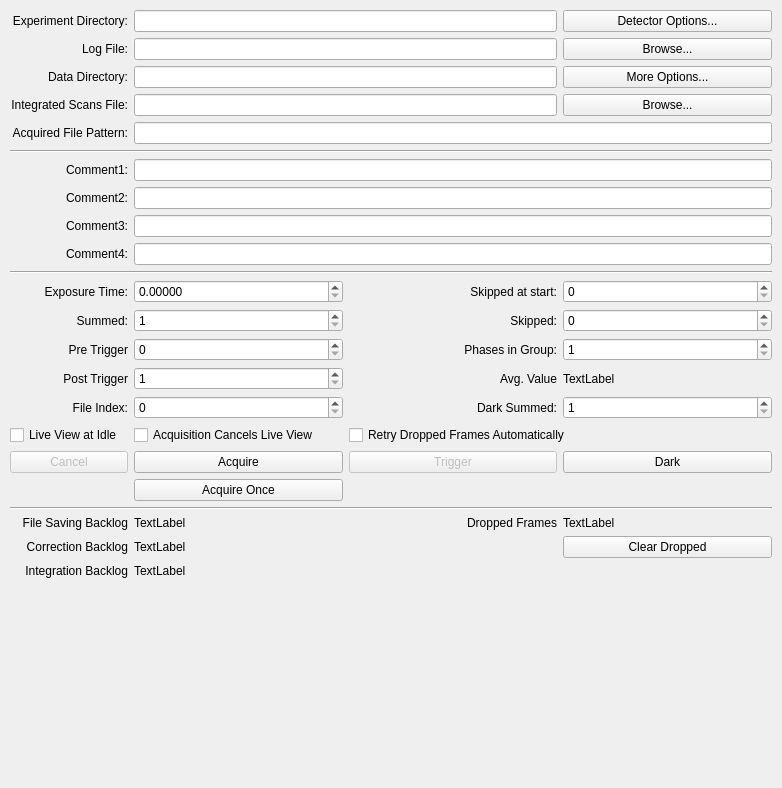
<?xml version="1.0" encoding="UTF-8"?>
<ui version="4.0">
 <class>QxrdAcquisitionDialog</class>
 <widget class="QDockWidget" name="QxrdAcquisitionDialog">
  <property name="geometry">
   <rect>
    <x>0</x>
    <y>0</y>
    <width>782</width>
    <height>788</height>
   </rect>
  </property>
  <property name="windowTitle">
   <string>A&amp;cquire</string>
  </property>
  <widget class="QWidget" name="dockWidgetContents">
   <layout class="QGridLayout" name="gridLayout">
    <property name="leftMargin">
     <number>1</number>
    </property>
    <property name="topMargin">
     <number>1</number>
    </property>
    <property name="rightMargin">
     <number>1</number>
    </property>
    <property name="bottomMargin">
     <number>1</number>
    </property>
    <item row="0" column="0">
     <widget class="QStackedWidget" name="m_AcquisitionDialogAspects">
      <property name="currentIndex">
       <number>0</number>
      </property>
      <widget class="QWidget" name="m_DetectorPage">
       <layout class="QGridLayout" name="gridLayout_2">
        <item row="14" column="3">
         <widget class="QSpinBox" name="m_SkippedExposures">
          <property name="sizePolicy">
           <sizepolicy hsizetype="Preferred" vsizetype="Fixed">
            <horstretch>1</horstretch>
            <verstretch>0</verstretch>
           </sizepolicy>
          </property>
          <property name="toolTip">
           <string>Number of exposures to skip between each saved image
Script Property: &quot;acquisition.skippedExposures&quot;
Script Function: skippedExposures()</string>
          </property>
          <property name="keyboardTracking">
           <bool>false</bool>
          </property>
          <property name="minimum">
           <number>0</number>
          </property>
          <property name="maximum">
           <number>9999999</number>
          </property>
          <property name="value">
           <number>0</number>
          </property>
         </widget>
        </item>
        <item row="22" column="0" colspan="4">
         <widget class="Line" name="line_3">
          <property name="orientation">
           <enum>Qt::Horizontal</enum>
          </property>
         </widget>
        </item>
        <item row="3" column="3">
         <widget class="QPushButton" name="m_AcquireOptionsButton">
          <property name="toolTip">
           <string>Acquisition options, such as
Location(s) where data files are saved
</string>
          </property>
          <property name="text">
           <string>More Options...</string>
          </property>
         </widget>
        </item>
        <item row="9" column="0">
         <widget class="QLabel" name="label_12">
          <property name="text">
           <string>Comment2:</string>
          </property>
          <property name="alignment">
           <set>Qt::AlignRight|Qt::AlignTrailing|Qt::AlignVCenter</set>
          </property>
         </widget>
        </item>
        <item row="16" column="0">
         <widget class="QLabel" name="label_9">
          <property name="text">
           <string>Post Trigger</string>
          </property>
          <property name="alignment">
           <set>Qt::AlignRight|Qt::AlignTrailing|Qt::AlignVCenter</set>
          </property>
         </widget>
        </item>
        <item row="16" column="1">
         <widget class="QSpinBox" name="m_PostTriggerFiles">
          <property name="sizePolicy">
           <sizepolicy hsizetype="Preferred" vsizetype="Fixed">
            <horstretch>1</horstretch>
            <verstretch>0</verstretch>
           </sizepolicy>
          </property>
          <property name="toolTip">
           <string>Total number of file groups in synchronized acquisition,
total number of images in 'conventional' acquisition
Script: &quot;acquisition.postTriggerFiles&quot;
Script Function: postTriggerFiles()</string>
          </property>
          <property name="specialValueText">
           <string/>
          </property>
          <property name="keyboardTracking">
           <bool>false</bool>
          </property>
          <property name="minimum">
           <number>1</number>
          </property>
          <property name="maximum">
           <number>9999999</number>
          </property>
          <property name="value">
           <number>1</number>
          </property>
         </widget>
        </item>
        <item row="17" column="0">
         <widget class="QLabel" name="label_5">
          <property name="text">
           <string>File Index:</string>
          </property>
          <property name="alignment">
           <set>Qt::AlignRight|Qt::AlignTrailing|Qt::AlignVCenter</set>
          </property>
         </widget>
        </item>
        <item row="3" column="0">
         <widget class="QLabel" name="label_16">
          <property name="text">
           <string>Data Directory:</string>
          </property>
          <property name="alignment">
           <set>Qt::AlignRight|Qt::AlignTrailing|Qt::AlignVCenter</set>
          </property>
         </widget>
        </item>
        <item row="10" column="1" colspan="3">
         <widget class="QLineEdit" name="m_UserComment3">
          <property name="sizePolicy">
           <sizepolicy hsizetype="Preferred" vsizetype="Fixed">
            <horstretch>1</horstretch>
            <verstretch>0</verstretch>
           </sizepolicy>
          </property>
          <property name="toolTip">
           <string>User Comment 3 (saved in data files)
Script Property: &quot;acquisition.userComment3&quot;
</string>
          </property>
         </widget>
        </item>
        <item row="23" column="3">
         <widget class="QLabel" name="m_DroppedFrames">
          <property name="toolTip">
           <string>Count of dropped frames</string>
          </property>
          <property name="text">
           <string>TextLabel</string>
          </property>
         </widget>
        </item>
        <item row="6" column="0">
         <widget class="QLabel" name="label_4">
          <property name="text">
           <string> Acquired File Pattern:</string>
          </property>
          <property name="alignment">
           <set>Qt::AlignRight|Qt::AlignTrailing|Qt::AlignVCenter</set>
          </property>
         </widget>
        </item>
        <item row="11" column="1" colspan="3">
         <widget class="QLineEdit" name="m_UserComment4">
          <property name="sizePolicy">
           <sizepolicy hsizetype="Preferred" vsizetype="Fixed">
            <horstretch>1</horstretch>
            <verstretch>0</verstretch>
           </sizepolicy>
          </property>
          <property name="toolTip">
           <string>User Comment 4 (saved in data files)
Script Property: &quot;acquisition.userComment4&quot;
</string>
          </property>
         </widget>
        </item>
        <item row="15" column="1">
         <widget class="QSpinBox" name="m_PreTriggerFiles">
          <property name="sizePolicy">
           <sizepolicy hsizetype="Preferred" vsizetype="Fixed">
            <horstretch>1</horstretch>
            <verstretch>0</verstretch>
           </sizepolicy>
          </property>
          <property name="toolTip">
           <string>Total number of pre trigger file groups in synchronized acquisition,
total number of pre trigger files in 'conventional' acquisition
Script: &quot;acquisition.preTriggerFiles&quot;
Script Function: preTriggerFiles()</string>
          </property>
          <property name="specialValueText">
           <string/>
          </property>
          <property name="keyboardTracking">
           <bool>false</bool>
          </property>
          <property name="minimum">
           <number>0</number>
          </property>
          <property name="maximum">
           <number>9999999</number>
          </property>
          <property name="value">
           <number>0</number>
          </property>
         </widget>
        </item>
        <item row="6" column="1" colspan="3">
         <widget class="QLineEdit" name="m_FilePattern">
          <property name="sizePolicy">
           <sizepolicy hsizetype="Preferred" vsizetype="Fixed">
            <horstretch>1</horstretch>
            <verstretch>0</verstretch>
           </sizepolicy>
          </property>
          <property name="toolTip">
           <string>Base File Name Pattern
Script Property: &quot;acquisition.filePattern&quot;
Script Function: filePattern()
Files: &lt;pattern&gt;-&lt;nnnnn&gt;-&lt;ppp&gt;.tif
Dark: &lt;pattern&gt;-&lt;nnnnn&gt;.dark.tif
Raw: &lt;pattern&gt;-&lt;nnnnn&gt;-&lt;ppp&gt;.raw.tif</string>
          </property>
         </widget>
        </item>
        <item row="15" column="0">
         <widget class="QLabel" name="label_11">
          <property name="text">
           <string>Pre Trigger</string>
          </property>
          <property name="alignment">
           <set>Qt::AlignRight|Qt::AlignTrailing|Qt::AlignVCenter</set>
          </property>
         </widget>
        </item>
        <item row="16" column="3">
         <widget class="QLabel" name="m_AverageDisplay">
          <property name="toolTip">
           <string>Average value of acquired frames</string>
          </property>
          <property name="text">
           <string>TextLabel</string>
          </property>
         </widget>
        </item>
        <item row="20" column="2">
         <widget class="QPushButton" name="m_TriggerButton">
          <property name="enabled">
           <bool>false</bool>
          </property>
          <property name="sizePolicy">
           <sizepolicy hsizetype="Preferred" vsizetype="Fixed">
            <horstretch>1</horstretch>
            <verstretch>0</verstretch>
           </sizepolicy>
          </property>
          <property name="toolTip">
           <string>Trigger acquisition
Script Function: trigger()</string>
          </property>
          <property name="text">
           <string>Trigger</string>
          </property>
         </widget>
        </item>
        <item row="5" column="0">
         <widget class="QLabel" name="label_27">
          <property name="text">
           <string>Integrated Scans File:</string>
          </property>
          <property name="alignment">
           <set>Qt::AlignRight|Qt::AlignTrailing|Qt::AlignVCenter</set>
          </property>
         </widget>
        </item>
        <item row="23" column="0">
         <widget class="QLabel" name="label_28">
          <property name="text">
           <string>File Saving Backlog</string>
          </property>
          <property name="alignment">
           <set>Qt::AlignRight|Qt::AlignTrailing|Qt::AlignVCenter</set>
          </property>
         </widget>
        </item>
        <item row="13" column="2">
         <widget class="QLabel" name="label_24">
          <property name="text">
           <string>Skipped at start:</string>
          </property>
          <property name="alignment">
           <set>Qt::AlignRight|Qt::AlignTrailing|Qt::AlignVCenter</set>
          </property>
         </widget>
        </item>
        <item row="13" column="3">
         <widget class="QSpinBox" name="m_SkippedExposuresAtStart">
          <property name="sizePolicy">
           <sizepolicy hsizetype="Preferred" vsizetype="Fixed">
            <horstretch>1</horstretch>
            <verstretch>0</verstretch>
           </sizepolicy>
          </property>
          <property name="toolTip">
           <string>Number of exposures to skip before each acquisition sequence
Script Property: &quot;acquisition.skippedExposuresAtStart&quot;</string>
          </property>
          <property name="keyboardTracking">
           <bool>false</bool>
          </property>
          <property name="minimum">
           <number>0</number>
          </property>
          <property name="maximum">
           <number>9999999</number>
          </property>
          <property name="value">
           <number>0</number>
          </property>
         </widget>
        </item>
        <item row="2" column="1" colspan="2">
         <widget class="QLineEdit" name="m_LogFileName">
          <property name="sizePolicy">
           <sizepolicy hsizetype="Preferred" vsizetype="Fixed">
            <horstretch>1</horstretch>
            <verstretch>0</verstretch>
           </sizepolicy>
          </property>
          <property name="toolTip">
           <string>Name of log file 
(relative to experiment directory)
</string>
          </property>
          <property name="readOnly">
           <bool>false</bool>
          </property>
         </widget>
        </item>
        <item row="19" column="1">
         <widget class="QCheckBox" name="m_AcquisitionCancelsLiveView">
          <property name="text">
           <string>Acquisition Cancels Live View</string>
          </property>
         </widget>
        </item>
        <item row="24" column="1">
         <widget class="QLabel" name="m_CorrectionBacklog">
          <property name="toolTip">
           <string>Number of frames still to be corrected</string>
          </property>
          <property name="text">
           <string>TextLabel</string>
          </property>
         </widget>
        </item>
        <item row="1" column="3">
         <widget class="QPushButton" name="m_DetectorOptionsButton">
          <property name="toolTip">
           <string>Acquisition options, such as
Location(s) where data files are saved
</string>
          </property>
          <property name="text">
           <string>Detector Options...</string>
          </property>
         </widget>
        </item>
        <item row="9" column="1" colspan="3">
         <widget class="QLineEdit" name="m_UserComment2">
          <property name="sizePolicy">
           <sizepolicy hsizetype="Preferred" vsizetype="Fixed">
            <horstretch>1</horstretch>
            <verstretch>0</verstretch>
           </sizepolicy>
          </property>
          <property name="toolTip">
           <string>User Comment 2 (saved in data files)
Script Property: &quot;acquisition.userComment2&quot;
</string>
          </property>
         </widget>
        </item>
        <item row="5" column="1" colspan="2">
         <widget class="QLineEdit" name="m_ScanFileName">
          <property name="sizePolicy">
           <sizepolicy hsizetype="Preferred" vsizetype="Fixed">
            <horstretch>1</horstretch>
            <verstretch>0</verstretch>
           </sizepolicy>
          </property>
          <property name="toolTip">
           <string>Name of integrated scans file
(relative to data directory)</string>
          </property>
          <property name="readOnly">
           <bool>false</bool>
          </property>
         </widget>
        </item>
        <item row="12" column="0" colspan="4">
         <widget class="Line" name="line_2">
          <property name="orientation">
           <enum>Qt::Horizontal</enum>
          </property>
         </widget>
        </item>
        <item row="23" column="2">
         <widget class="QLabel" name="label_23">
          <property name="text">
           <string>Dropped Frames</string>
          </property>
          <property name="alignment">
           <set>Qt::AlignRight|Qt::AlignTrailing|Qt::AlignVCenter</set>
          </property>
         </widget>
        </item>
        <item row="20" column="0">
         <widget class="QPushButton" name="m_CancelButton">
          <property name="enabled">
           <bool>false</bool>
          </property>
          <property name="toolTip">
           <string>Cancel an acquisition
Script Function: acquireCancel()</string>
          </property>
          <property name="text">
           <string>Cancel</string>
          </property>
         </widget>
        </item>
        <item row="8" column="0">
         <widget class="QLabel" name="label_8">
          <property name="text">
           <string>Comment1:</string>
          </property>
          <property name="alignment">
           <set>Qt::AlignRight|Qt::AlignTrailing|Qt::AlignVCenter</set>
          </property>
         </widget>
        </item>
        <item row="26" column="0" colspan="4">
         <spacer name="verticalSpacer">
          <property name="orientation">
           <enum>Qt::Vertical</enum>
          </property>
          <property name="sizeHint" stdset="0">
           <size>
            <width>88</width>
            <height>147</height>
           </size>
          </property>
         </spacer>
        </item>
        <item row="11" column="0">
         <widget class="QLabel" name="label_15">
          <property name="text">
           <string>Comment4:</string>
          </property>
          <property name="alignment">
           <set>Qt::AlignRight|Qt::AlignTrailing|Qt::AlignVCenter</set>
          </property>
         </widget>
        </item>
        <item row="2" column="3">
         <widget class="QPushButton" name="m_BrowseLogFileButton">
          <property name="toolTip">
           <string>Select New Log File...</string>
          </property>
          <property name="text">
           <string>Browse...</string>
          </property>
         </widget>
        </item>
        <item row="1" column="1" colspan="2">
         <widget class="QLineEdit" name="m_ExperimentDirectory">
          <property name="sizePolicy">
           <sizepolicy hsizetype="Preferred" vsizetype="Fixed">
            <horstretch>1</horstretch>
            <verstretch>0</verstretch>
           </sizepolicy>
          </property>
          <property name="toolTip">
           <string>The directory where the experiment file is saved
Can only be changed by saving a new experiment</string>
          </property>
          <property name="readOnly">
           <bool>true</bool>
          </property>
         </widget>
        </item>
        <item row="19" column="0">
         <widget class="QCheckBox" name="m_LiveViewAtIdle">
          <property name="text">
           <string>Live View at Idle</string>
          </property>
         </widget>
        </item>
        <item row="8" column="1" colspan="3">
         <widget class="QLineEdit" name="m_UserComment1">
          <property name="sizePolicy">
           <sizepolicy hsizetype="Preferred" vsizetype="Fixed">
            <horstretch>1</horstretch>
            <verstretch>0</verstretch>
           </sizepolicy>
          </property>
          <property name="toolTip">
           <string>User Comment 1 (saved in data files)
Script Property: &quot;acquisition.userComment1&quot;
</string>
          </property>
         </widget>
        </item>
        <item row="13" column="1">
         <widget class="QxrdExposureTimeSpinner" name="m_ExposureTime">
          <property name="sizePolicy">
           <sizepolicy hsizetype="Preferred" vsizetype="Fixed">
            <horstretch>1</horstretch>
            <verstretch>0</verstretch>
           </sizepolicy>
          </property>
          <property name="toolTip">
           <string>Exposure time for each acquired image
Script Property: &quot;acquisition.exposureTime&quot;
Script Function: exposureTime()</string>
          </property>
          <property name="accelerated">
           <bool>false</bool>
          </property>
          <property name="keyboardTracking">
           <bool>false</bool>
          </property>
          <property name="decimals">
           <number>5</number>
          </property>
          <property name="maximum">
           <double>10.000000000000000</double>
          </property>
         </widget>
        </item>
        <item row="24" column="3">
         <widget class="QPushButton" name="m_ClearDroppedButton">
          <property name="enabled">
           <bool>true</bool>
          </property>
          <property name="sizePolicy">
           <sizepolicy hsizetype="Preferred" vsizetype="Fixed">
            <horstretch>1</horstretch>
            <verstretch>0</verstretch>
           </sizepolicy>
          </property>
          <property name="toolTip">
           <string>Clear dropped frames counter</string>
          </property>
          <property name="text">
           <string>Clear Dropped</string>
          </property>
         </widget>
        </item>
        <item row="10" column="0">
         <widget class="QLabel" name="label_14">
          <property name="text">
           <string>Comment3:</string>
          </property>
          <property name="alignment">
           <set>Qt::AlignRight|Qt::AlignTrailing|Qt::AlignVCenter</set>
          </property>
         </widget>
        </item>
        <item row="15" column="2">
         <widget class="QLabel" name="label_3">
          <property name="text">
           <string>Phases in Group:</string>
          </property>
          <property name="alignment">
           <set>Qt::AlignRight|Qt::AlignTrailing|Qt::AlignVCenter</set>
          </property>
         </widget>
        </item>
        <item row="19" column="2" colspan="2">
         <widget class="QCheckBox" name="m_RetryDropped">
          <property name="text">
           <string>Retry Dropped Frames Automatically</string>
          </property>
         </widget>
        </item>
        <item row="17" column="2">
         <widget class="QLabel" name="label_7">
          <property name="text">
           <string>Dark Summed:</string>
          </property>
          <property name="alignment">
           <set>Qt::AlignRight|Qt::AlignTrailing|Qt::AlignVCenter</set>
          </property>
         </widget>
        </item>
        <item row="7" column="0" colspan="4">
         <widget class="Line" name="line">
          <property name="orientation">
           <enum>Qt::Horizontal</enum>
          </property>
         </widget>
        </item>
        <item row="20" column="1">
         <widget class="QPushButton" name="m_AcquireButton">
          <property name="enabled">
           <bool>true</bool>
          </property>
          <property name="sizePolicy">
           <sizepolicy hsizetype="Preferred" vsizetype="Fixed">
            <horstretch>1</horstretch>
            <verstretch>0</verstretch>
           </sizepolicy>
          </property>
          <property name="toolTip">
           <string>Do regular acquisition
Script Function: acquire([fileName
                                       [,exposure
                                       [,summed
                                       [,postTrigger
                                       [,preTrigger
                                       [,nPhases]]]]]])
</string>
          </property>
          <property name="text">
           <string>Acquire</string>
          </property>
         </widget>
        </item>
        <item row="15" column="3">
         <widget class="QSpinBox" name="m_PhasesInGroup">
          <property name="sizePolicy">
           <sizepolicy hsizetype="Preferred" vsizetype="Fixed">
            <horstretch>1</horstretch>
            <verstretch>0</verstretch>
           </sizepolicy>
          </property>
          <property name="toolTip">
           <string>Total number of phases in each file group for synchronized acquisition
Set to 1 to acquire individual images,
Script: &quot;acquisition.phasesInGroup&quot;
Script Function: phasesInGroup()</string>
          </property>
          <property name="specialValueText">
           <string/>
          </property>
          <property name="keyboardTracking">
           <bool>false</bool>
          </property>
          <property name="minimum">
           <number>1</number>
          </property>
          <property name="maximum">
           <number>9999999</number>
          </property>
          <property name="value">
           <number>1</number>
          </property>
         </widget>
        </item>
        <item row="13" column="0">
         <widget class="QLabel" name="label">
          <property name="text">
           <string>Exposure Time:</string>
          </property>
          <property name="alignment">
           <set>Qt::AlignRight|Qt::AlignTrailing|Qt::AlignVCenter</set>
          </property>
         </widget>
        </item>
        <item row="2" column="0">
         <widget class="QLabel" name="label_22">
          <property name="text">
           <string>Log File:</string>
          </property>
          <property name="alignment">
           <set>Qt::AlignRight|Qt::AlignTrailing|Qt::AlignVCenter</set>
          </property>
         </widget>
        </item>
        <item row="25" column="1">
         <widget class="QLabel" name="m_IntegrationBacklog">
          <property name="toolTip">
           <string>Number of frames still to be integrated</string>
          </property>
          <property name="text">
           <string>TextLabel</string>
          </property>
         </widget>
        </item>
        <item row="14" column="1">
         <widget class="QSpinBox" name="m_SummedExposures">
          <property name="sizePolicy">
           <sizepolicy hsizetype="Preferred" vsizetype="Fixed">
            <horstretch>1</horstretch>
            <verstretch>0</verstretch>
           </sizepolicy>
          </property>
          <property name="toolTip">
           <string>Number of exposures to sum for each saved image
Script Property: &quot;acquisition.summedExposures&quot;
Script Function: summedExposures()</string>
          </property>
          <property name="keyboardTracking">
           <bool>false</bool>
          </property>
          <property name="minimum">
           <number>1</number>
          </property>
          <property name="maximum">
           <number>9999999</number>
          </property>
         </widget>
        </item>
        <item row="5" column="3">
         <widget class="QPushButton" name="m_BrowseScanFileButton">
          <property name="toolTip">
           <string>Select New Scan File...</string>
          </property>
          <property name="text">
           <string>Browse...</string>
          </property>
         </widget>
        </item>
        <item row="17" column="1">
         <widget class="QSpinBox" name="m_FileIndex">
          <property name="sizePolicy">
           <sizepolicy hsizetype="Preferred" vsizetype="Fixed">
            <horstretch>1</horstretch>
            <verstretch>0</verstretch>
           </sizepolicy>
          </property>
          <property name="toolTip">
           <string>Index number, substituted into file names, and incremented with each image
Script Property: acquisition.fileIndex
Script Function: fileindex()</string>
          </property>
          <property name="keyboardTracking">
           <bool>false</bool>
          </property>
          <property name="maximum">
           <number>99999999</number>
          </property>
         </widget>
        </item>
        <item row="1" column="0">
         <widget class="QLabel" name="label_6">
          <property name="text">
           <string>Experiment Directory:</string>
          </property>
          <property name="alignment">
           <set>Qt::AlignRight|Qt::AlignTrailing|Qt::AlignVCenter</set>
          </property>
         </widget>
        </item>
        <item row="20" column="3">
         <widget class="QPushButton" name="m_DarkAcquireButton">
          <property name="enabled">
           <bool>true</bool>
          </property>
          <property name="sizePolicy">
           <sizepolicy hsizetype="Preferred" vsizetype="Fixed">
            <horstretch>1</horstretch>
            <verstretch>0</verstretch>
           </sizepolicy>
          </property>
          <property name="toolTip">
           <string>Do Dark Acquisition
Script Function: acquireDark([fileName[,exposures[,summed]]])</string>
          </property>
          <property name="text">
           <string>Dark</string>
          </property>
         </widget>
        </item>
        <item row="24" column="0">
         <widget class="QLabel" name="label_25">
          <property name="text">
           <string>Correction Backlog</string>
          </property>
          <property name="alignment">
           <set>Qt::AlignRight|Qt::AlignTrailing|Qt::AlignVCenter</set>
          </property>
         </widget>
        </item>
        <item row="14" column="2">
         <widget class="QLabel" name="label_13">
          <property name="text">
           <string>Skipped:</string>
          </property>
          <property name="alignment">
           <set>Qt::AlignRight|Qt::AlignTrailing|Qt::AlignVCenter</set>
          </property>
         </widget>
        </item>
        <item row="17" column="3">
         <widget class="QSpinBox" name="m_DarkSummedExposures">
          <property name="sizePolicy">
           <sizepolicy hsizetype="Preferred" vsizetype="Fixed">
            <horstretch>1</horstretch>
            <verstretch>0</verstretch>
           </sizepolicy>
          </property>
          <property name="toolTip">
           <string>Number of exposures to sum for dark image
Script Property: acquisition.darkSummedExposures
Script Function: darkSummedExposures()</string>
          </property>
          <property name="keyboardTracking">
           <bool>false</bool>
          </property>
          <property name="minimum">
           <number>1</number>
          </property>
          <property name="maximum">
           <number>9999999</number>
          </property>
         </widget>
        </item>
        <item row="25" column="0">
         <widget class="QLabel" name="label_26">
          <property name="text">
           <string>Integration Backlog</string>
          </property>
          <property name="alignment">
           <set>Qt::AlignRight|Qt::AlignTrailing|Qt::AlignVCenter</set>
          </property>
         </widget>
        </item>
        <item row="3" column="1" colspan="2">
         <widget class="QLineEdit" name="m_DataDirectory">
          <property name="sizePolicy">
           <sizepolicy hsizetype="Preferred" vsizetype="Fixed">
            <horstretch>1</horstretch>
            <verstretch>0</verstretch>
           </sizepolicy>
          </property>
          <property name="toolTip">
           <string>The directory where data files will be saved
(relative to the experiment directory)
</string>
          </property>
          <property name="readOnly">
           <bool>false</bool>
          </property>
         </widget>
        </item>
        <item row="14" column="0">
         <widget class="QLabel" name="label_2">
          <property name="text">
           <string>Summed:</string>
          </property>
          <property name="alignment">
           <set>Qt::AlignRight|Qt::AlignTrailing|Qt::AlignVCenter</set>
          </property>
         </widget>
        </item>
        <item row="16" column="2">
         <widget class="QLabel" name="label_10">
          <property name="text">
           <string>Avg. Value</string>
          </property>
          <property name="alignment">
           <set>Qt::AlignRight|Qt::AlignTrailing|Qt::AlignVCenter</set>
          </property>
         </widget>
        </item>
        <item row="23" column="1">
         <widget class="QLabel" name="m_SaverBacklog">
          <property name="toolTip">
           <string>Number of frames still to be corrected</string>
          </property>
          <property name="text">
           <string>TextLabel</string>
          </property>
         </widget>
        </item>
        <item row="21" column="1">
         <widget class="QPushButton" name="m_AcquireOnceButton">
          <property name="enabled">
           <bool>true</bool>
          </property>
          <property name="sizePolicy">
           <sizepolicy hsizetype="Preferred" vsizetype="Fixed">
            <horstretch>1</horstretch>
            <verstretch>0</verstretch>
           </sizepolicy>
          </property>
          <property name="toolTip">
           <string>Do regular acquisition
Script Function: acquire([fileName
                                       [,exposure
                                       [,summed
                                       [,postTrigger
                                       [,preTrigger
                                       [,nPhases]]]]]])
</string>
          </property>
          <property name="text">
           <string>Acquire Once</string>
          </property>
         </widget>
        </item>
       </layout>
      </widget>
      <widget class="QWidget" name="m_WatcherPage"/>
     </widget>
    </item>
   </layout>
  </widget>
  <action name="m_ActionTrigger">
   <property name="icon">
    <iconset resource="qxrdresources.qrc">
     <normaloff>:/images/go-next.png</normaloff>:/images/go-next.png</iconset>
   </property>
   <property name="text">
    <string>Trigger Acquisition</string>
   </property>
   <property name="toolTip">
    <string>Trigger Acquisition</string>
   </property>
   <property name="shortcut">
    <string>Alt+T</string>
   </property>
  </action>
  <action name="m_ActionCancel">
   <property name="icon">
    <iconset resource="qxrdresources.qrc">
     <normaloff>:/images/process-stop.png</normaloff>:/images/process-stop.png</iconset>
   </property>
   <property name="text">
    <string>Cancel Acquisition</string>
   </property>
   <property name="toolTip">
    <string>Cancel Current Acquisition Operation</string>
   </property>
   <property name="shortcut">
    <string>Alt+X</string>
   </property>
  </action>
  <action name="m_ActionAcquireDark">
   <property name="icon">
    <iconset resource="qxrdresources.qrc">
     <normaloff>:/images/view-refresh.png</normaloff>:/images/view-refresh.png</iconset>
   </property>
   <property name="text">
    <string>Acquire Dark</string>
   </property>
   <property name="toolTip">
    <string>Acquire Dark Image</string>
   </property>
   <property name="shortcut">
    <string>Alt+Shift+A</string>
   </property>
  </action>
  <action name="m_ActionAcquire">
   <property name="icon">
    <iconset resource="qxrdresources.qrc">
     <normaloff>:/images/view-refresh.png</normaloff>:/images/view-refresh.png</iconset>
   </property>
   <property name="text">
    <string>Acquire</string>
   </property>
   <property name="shortcut">
    <string>Alt+A</string>
   </property>
  </action>
  <action name="m_ActionAcquireOnce">
   <property name="icon">
    <iconset resource="qxrdresources.qrc">
     <normaloff>:/images/view-refresh.png</normaloff>:/images/view-refresh.png</iconset>
   </property>
   <property name="text">
    <string>Acquire Once</string>
   </property>
   <property name="toolTip">
    <string>Acquire Once</string>
   </property>
  </action>
 </widget>
 <customwidgets>
  <customwidget>
   <class>QxrdExposureTimeSpinner</class>
   <extends>QDoubleSpinBox</extends>
   <header>qxrdexposuretimespinner.h</header>
  </customwidget>
 </customwidgets>
 <resources>
  <include location="qxrdresources.qrc"/>
 </resources>
 <connections/>
</ui>
